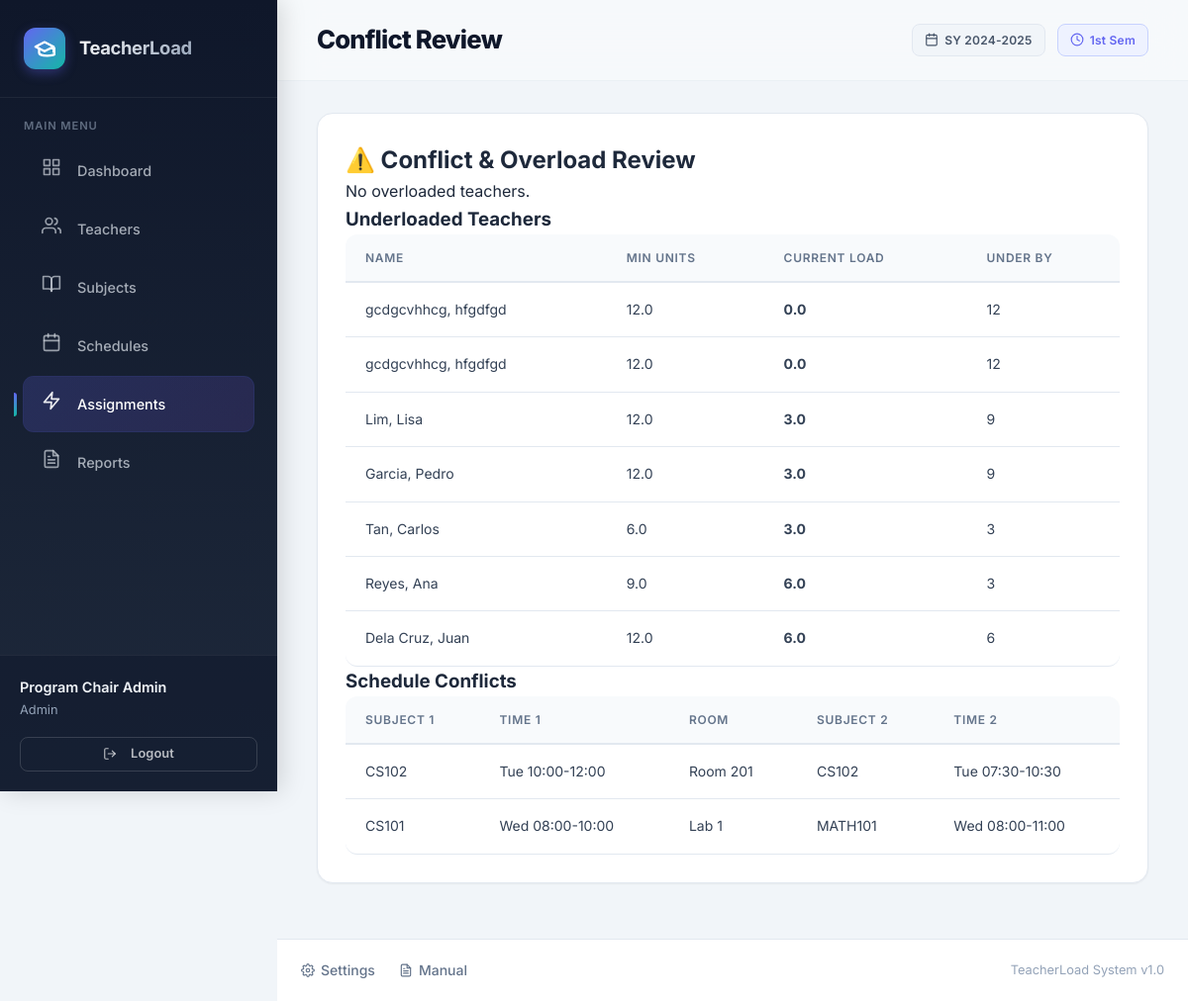
/modules/assignments/conflicts.php (signed in), run on the app's committed database.
### tables this page shows
CREATE TABLE `teachers` (
  `id` int(11) NOT NULL,
  `employee_id` varchar(20) NOT NULL,
  `first_name` varchar(50) NOT NULL,
  `last_name` varchar(50) NOT NULL,
  `email` varchar(100) DEFAULT NULL,
  `phone` varchar(20) DEFAULT NULL,
  `department` varchar(50) DEFAULT NULL,
  `max_units` decimal(4,1) DEFAULT 24.0,
  `min_units` decimal(4,1) DEFAULT 12.0,
  `employment_type` enum('full_time','part_time','contractual') DEFAULT 'full_time',
  `status` enum('active','inactive','on_leave') DEFAULT 'active',
  `created_at` timestamp NOT NULL DEFAULT current_timestamp(),
  `updated_at` timestamp NOT NULL DEFAULT current_timestamp() ON UPDATE current_timestamp()
);

CREATE TABLE `schedules` (
  `id` int(11) NOT NULL,
  `subject_id` int(11) NOT NULL,
  `day_of_week` enum('Mon','Tue','Wed','Thu','Fri','Sat','Sun') NOT NULL,
  `start_time` time NOT NULL,
  `end_time` time NOT NULL,
  `room` varchar(50) DEFAULT NULL,
  `section` varchar(20) DEFAULT NULL,
  `school_year` varchar(20) DEFAULT NULL,
  `semester` enum('1st','2nd','summer') DEFAULT '1st',
  `is_active` tinyint(1) DEFAULT 1,
  `created_at` timestamp NOT NULL DEFAULT current_timestamp()
);

CREATE TABLE `subjects` (
  `id` int(11) NOT NULL,
  `code` varchar(20) NOT NULL,
  `name` varchar(100) NOT NULL,
  `description` text DEFAULT NULL,
  `units` decimal(3,1) NOT NULL DEFAULT 3.0,
  `lecture_hours` decimal(4,1) DEFAULT 3.0,
  `lab_hours` decimal(4,1) DEFAULT 0.0,
  `department` varchar(50) DEFAULT NULL,
  `semester` enum('1st','2nd','summer') DEFAULT '1st',
  `year_level` int(11) DEFAULT 1,
  `is_active` tinyint(1) DEFAULT 1,
  `created_at` timestamp NOT NULL DEFAULT current_timestamp(),
  `updated_at` timestamp NOT NULL DEFAULT current_timestamp() ON UPDATE current_timestamp()
);

### config/database.php (called while the page is built, shortened)
<?php
class Database {
    private static ?PDO $instance = null;
    public static function getInstance(): PDO {
        if (self::$instance === null) {
            $host = 'localhost';
            $db   = 'teacher_load_system';
            $user = 'root';
            $pass = '';
            $charset = 'utf8mb4';
            $dsn = "mysql:host=$host;dbname=$db;charset=$charset";
            $options = [
                PDO::ATTR_ERRMODE            => PDO::ERRMODE_EXCEPTION,
                PDO::ATTR_DEFAULT_FETCH_MODE => PDO::FETCH_ASSOC,
                PDO::ATTR_EMULATE_PREPARES   => true,
            ];
            try {
                self::$instance = new PDO($dsn, $user, $pass, $options);
            } catch (\PDOException $e) {
                error_log("DB Connection failed: " . $e->getMessage());
                throw new \PDOException($e->getMessage(), (int)$e->getCode());
            }
        }
        return self::$instance;
    }
}

### services/ConflictDetector.php (called while the page is built, shortened)
<?php
require_once __DIR__ . '/../config/database.php';
class ConflictDetector {
    private PDO $db;
    public function __construct() {
        $this->db = Database::getInstance();
    }
    public function getAllScheduleConflicts(): array {
        $stmt = $this->db->query("
            SELECT
                a.id as id1, a.day_of_week as day1, TIME_FORMAT(a.start_time,'%H:%i') as start1, TIME_FORMAT(a.end_time,'%H:%i') as end1, a.room as room1,
                b.id as id2, b.day_of_week as day2, TIME_FORMAT(b.start_time,'%H:%i') as start2, TIME_FORMAT(b.end_time,'%H:%i') as end2, b.room as room2,
                sa.code as code1, sb.code as code2
            FROM schedules a
            JOIN schedules b ON a.id < b.id
            JOIN subjects sa ON a.subject_id = sa.id
            JOIN subjects sb ON b.subject_id = sb.id
            WHERE a.is_active = 1 AND b.is_active = 1
              AND a.day_of_week = b.day_of_week
              AND a.start_time < b.end_time AND a.end_time > b.start_time
            ORDER BY a.day_of_week, a.start_time
        ");
        return $stmt->fetchAll();
    }
    public function getUnderloadedTeachers(): array {
        $stmt = $this->db->query("
            SELECT t.id, t.first_name, t.last_name, t.min_units,
                   COALESCE(SUM(s.units), 0) as current_load
            FROM teachers t
            LEFT JOIN assignments a ON t.id = a.teacher_id AND a.status = 'active'
            LEFT JOIN schedules sch ON a.schedule_id = sch.id
            LEFT JOIN subjects s ON sch.subject_id = s.id
            WHERE t.status = 'active'
            GROUP BY t.id
            HAVING COALESCE(SUM(s.units), 0) < t.min_units
            ORDER BY COALESCE(SUM(s.units), 0) ASC
        ");
        return $stmt->fetchAll();
    }
}

### includes/functions.php (called while the page is built, shortened)
<?php
function sanitize($input) {
    return htmlspecialchars(strip_tags(trim($input)), ENT_QUOTES, 'UTF-8');
}

### modules/assignments/conflicts.php (the view, shortened to what this page needs)
<?php
require_once __DIR__ . '/../../includes/functions.php';
require_once __DIR__ . '/../../services/ConflictDetector.php';
$detector = new ConflictDetector();
$overloaded = $detector->getOverloadedTeachers();
$underloaded = $detector->getUnderloadedTeachers();
$conflicts = $detector->getAllScheduleConflicts();
include __DIR__ . '/../../includes/header.php';
?>
<div class="card">
    <h2>⚠️ Conflict & Overload Review</h2>
    <?php if (!empty($overloaded)): ?>
        <h3 class="text-danger">Overloaded Teachers</h3>
        <table class="data-table">
            <thead>
                <tr><th>Employee ID</th><th>Name</th><th>Max Units</th><th>Current Load</th><th>Over By</th></tr>
            </thead>
            <tbody>
                <?php foreach ($overloaded as $t): ?>
                    <tr>
                        <td><?= sanitize($t['employee_id']) ?></td>
                        <td><?= sanitize($t['last_name'] . ', ' . $t['first_name']) ?></td>
                        <td><?= $t['max_units'] ?></td>
                        <td class="text-danger"><strong><?= $t['current_load'] ?></strong></td>
                        <td class="text-danger">+<?= round($t['current_load'] - $t['max_units'], 1) ?></td>
                    </tr>
                <?php endforeach; ?>
            </tbody>
        </table>
    <?php else: ?>
        <div class="alert alert-success">No overloaded teachers.</div>
    <?php endif; ?>
    <?php if (!empty($underloaded)): ?>
        <h3 class="text-warning">Underloaded Teachers</h3>
        <table class="data-table">
            <thead>
                <tr><th>Name</th><th>Min Units</th><th>Current Load</th><th>Under By</th></tr>
            </thead>
            <tbody>
                <?php foreach ($underloaded as $t): ?>
                    <tr>
                        <td><?= sanitize($t['last_name'] . ', ' . $t['first_name']) ?></td>
                        <td><?= $t['min_units'] ?></td>
                        <td class="text-warning"><strong><?= $t['current_load'] ?></strong></td>
                        <td><?= round($t['min_units'] - $t['current_load'], 1) ?></td>
                    </tr>
                <?php endforeach; ?>
            </tbody>
        </table>
    <?php else: ?>
        <div class="alert alert-success">No underloaded teachers.</div>
    <?php endif; ?>
    <?php if (!empty($conflicts)): ?>
        <h3 class="text-danger">Schedule Conflicts</h3>
        <table class="data-table">
            <thead>
                <tr><th>Subject 1</th><th>Time 1</th><th>Room</th><th>Subject 2</th><th>Time 2</th></tr>
            </thead>
            <tbody>
                <?php foreach ($conflicts as $c): ?>
                    <tr>
                        <td><?= sanitize($c['code1']) ?></td>
                        <td><?= sanitize($c['day1']) ?> <?= sanitize($c['start1']) ?>-<?= sanitize($c['end1']) ?></td>
                        <td><?= sanitize($c['room1'] ?? '-') ?></td>
                        <td><?= sanitize($c['code2']) ?></td>
                        <td><?= sanitize($c['day2']) ?> <?= sanitize($c['start2']) ?>-<?= sanitize($c['end2']) ?></td>
                    </tr>
                <?php endforeach; ?>
            </tbody>
        </table>
    <?php else: ?>
        <div class="alert alert-success">No schedule conflicts detected.</div>
    <?php endif; ?>
</div>
<?php include __DIR__ . '/../../includes/footer.php'; ?>

### assets/css/main.css (style rules this page uses)
:root { --primary-50:#eef2ff;--primary-100:#e0e7ff;--primary-200:#c7d2fe;--primary-300:#a5b4fc;--primary-400:#818cf8;--primary-500:#6366f1;--primary-600:#4f46e5;--primary-700:#4338ca;--primary-800:#3730a3;--primary-900:#312e81;--accent-500:#14b8a6;--accent-600:#0d9488;--slate-50:#f8fafc;--slate-100:#f1f5f9;--slate-200:#e2e8f0;--slate-300:#cbd5e1;--slate-400:#94a3b8;--slate-500:#64748b;--slate-600:#475569;--slate-700:#334155;--slate-800:#1e293b;--slate-900:#0f172a;--success:#10b981;--success-light:#d1fae5;--warning:#f59e0b;--warning-light:#fef3c7;--danger:#ef4444;--danger-light:#fee2e2;--info:#0ea5e9;--info-light:#e0f2fe;--bg-body:#f1f5f9;--bg-card:#fff;--bg-sidebar:#0f172a;--bg-sidebar-hover:rgba(255,255,255,0.06);--bg-sidebar-active:rgba(99,102,241,0.18);--border-light:#e2e8f0;--border-medium:#cbd5e1;--shadow-sm:0 1px 2px 0 rgb(0 0 0 / 0.05);--shadow-md:0 4px 6px -1px rgb(0 0 0 / 0.07),0 2px 4px -2px rgb(0 0 0 / 0.05);--shadow-lg:0 10px 15px -3px rgb(0 0 0 / 0.08),0 4px 6px -4px rgb(0 0 0 / 0.04);--shadow-glow:0 0 0 3px rgba(99,102,241,0.15);--font-sans:'Inter',-apple-system,BlinkMacSystemFont,'Segoe UI',Roboto,sans-serif;--radius-sm:8px;--radius-md:10px;--radius-lg:14px;--radius-xl:20px;--primary:var(--primary-500);--primary-dark:var(--primary-700);--accent:var(--accent-500);--gray-50:var(--slate-50);--gray-100:var(--slate-100);--gray-300:var(--slate-300);--gray-400:var(--slate-400);--gray-500:var(--slate-500);--gray-600:var(--slate-600);--gray-700:var(--slate-700);--gray-800:var(--slate-800);--gray-900:var(--slate-900);--surface:#fff;--border:var(--slate-200);--bg-primary:var(--slate-100) }
* { box-sizing:border-box;margin:0;padding:0 }
html { scroll-behavior:smooth }
body { font-family:var(--font-sans);background:var(--bg-body);color:var(--slate-800);line-height:1.6;-webkit-font-smoothing:antialiased }
.card { background:var(--bg-card);border-radius:var(--radius-lg);border:1px solid var(--border-light);box-shadow:var(--shadow-sm);overflow:hidden;margin-bottom:1.5rem }
.data-table { width:100%;border-collapse:collapse;font-size:0.9rem }
.data-table th,.data-table td { padding:0.85rem 1rem;text-align:left;border-bottom:1px solid var(--border-light) }
.data-table th { font-weight:600;font-size:0.8rem;text-transform:uppercase;letter-spacing:0.04em;color:var(--slate-500);background:var(--slate-50) }

### assets/css/components.css (style rules this page uses)
.card { background: var(--surface); border-radius: 16px; border: 1px solid var(--border); box-shadow: var(--shadow-sm); padding: 1.75rem; margin-bottom: 1.5rem; transition: box-shadow 0.3s ease, transform 0.2s ease; }
.data-table { width: 100%; border-collapse: separate; border-spacing: 0; font-size: 0.875rem; }
.data-table th { text-align: left; padding: 0.875rem 1.25rem; font-weight: 600; font-size: 0.75rem; text-transform: uppercase; letter-spacing: 0.06em; color: var(--gray-500); background: var(--gray-50); border-bottom: 2px solid var(--border); white-space: nowrap; }
.data-table th:first-child { border-radius: 12px 0 0 0; }
.data-table th:last-child { border-radius: 0 12px 0 0; }
.data-table td { padding: 1rem 1.25rem; border-bottom: 1px solid var(--border); vertical-align: middle; color: var(--gray-700); }
.data-table tr:last-child td:first-child { border-radius: 0 0 0 12px; }
.data-table tr:last-child td:last-child { border-radius: 0 0 12px 0; }

### data on the page
teachers: last_name+first_name "gcdgcvhhcg, hfgdfgd", min_units "12.0", current_load "0.0", current_load "12"
teachers: last_name+first_name "gcdgcvhhcg, hfgdfgd", min_units "12.0", current_load "0.0", current_load "12"
teachers: last_name+first_name "Lim, Lisa", min_units "12.0", current_load "3.0", current_load "9"
teachers: last_name+first_name "Garcia, Pedro", min_units "12.0", current_load "3.0", current_load "9"
teachers: last_name+first_name "Tan, Carlos", min_units "6.0", current_load "3.0", current_load "3"
teachers: last_name+first_name "Reyes, Ana", min_units "9.0", current_load "6.0", current_load "3"
teachers: last_name+first_name "Dela Cruz, Juan", min_units "12.0", current_load "6.0", current_load "6"
schedules: subject.code "CS102", day_of_week "Tue", start1 "10:00", end1 "12:00", room "Room 201", schedules.day_of_week "Tue", start2 "07:30", end2 "10:30"
schedules: subject.code "CS101", day_of_week "Wed", start1 "08:00", end1 "10:00", room "Lab 1", subjects.code "MATH101", schedules.day_of_week "Wed", start2 "08:00", end2 "11:00"

### other printed values
$item['label'] "Dashboard"
$item['label'] "Teachers"
$item['label'] "Subjects"
$item['label'] "Schedules"
$item['label'] "Assignments"
$item['label'] "Reports"
$_SESSION['user_data']['full_name'] "Program Chair Admin"
$_SESSION['user_data']['role'] "Admin"
$pageTitle "Conflict Review"
$_SESSION['current_school_year'] "2024-2025"
$_SESSION['current_semester'] "1st"
